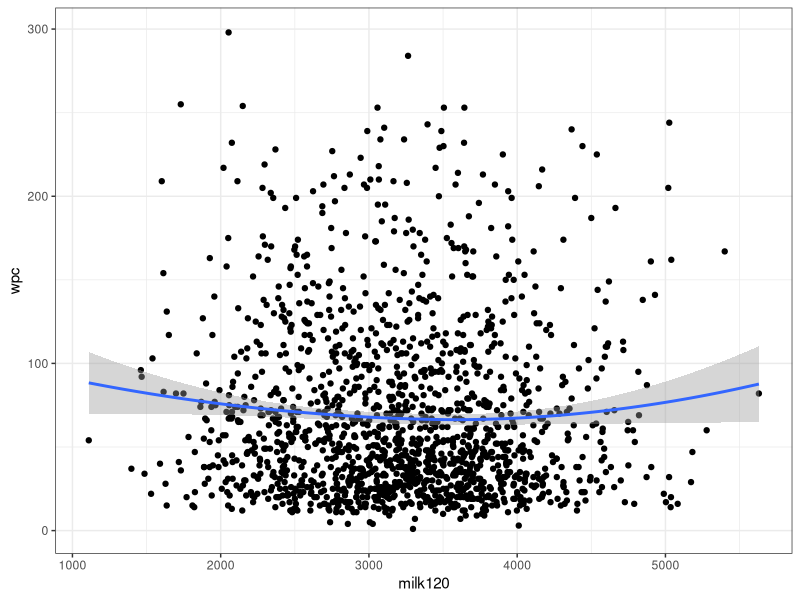
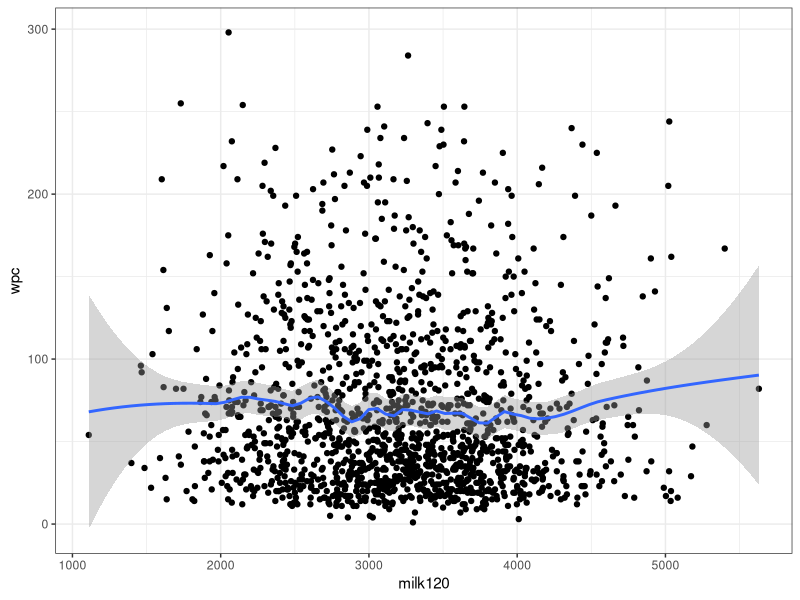
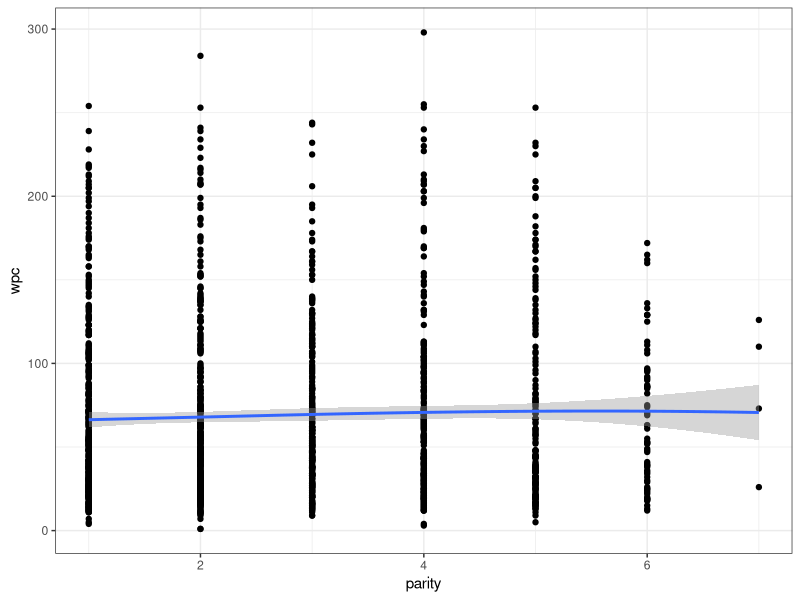

Source code (R) for these figures, in order:
## ---- chunk 1
# automatically create a bib database for R packages
knitr::write_bib(c(
  .packages(), 'bookdown', 'knitr', 'rmarkdown'
), 'packages.bib')
## ---- chunk 2
#Créer une table
Parite <- c("1ère lactation", "2ième lactation", "3ième ou plus")
Dystocie_0 <- c("  ","  ", "  ")
Dystocie_1 <- c("  ","  ", "  ")
dp_data <- data.frame(Parite, Dystocie_0, Dystocie_1)
## ---- chunk 3
library(knitr)
library(kableExtra)
kable(dp_data,  caption="Nombre moyen de jours jusqu’à la saillie fécondante pour chacune des catégories de parité et de dystocie")%>%
  kable_styling()
## ---- chunk 4
#Ouvrir le jeu de données
daisy2 <-read.csv(file="daisy2.csv", 
                  header=TRUE, 
                  sep=",")
#Sélectionner les 7 troupeaux
daisy2_mod<-subset(daisy2, 
                   h7==1)
## ---- chunk 5
library(ggplot2)
ggplot(daisy2_mod, 
       aes(milk120, wpc)
       ) + 
  geom_point() +  
  geom_smooth(method="loess", 
              span=2) + 
  theme_bw() 
## ---- chunk 6
ggplot(daisy2_mod, 
       aes(milk120, wpc)
       ) + 
  geom_point() +  
  geom_smooth(method="loess", 
              span=0.2) + 
  theme_bw() 
## ---- chunk 7
ggplot(daisy2_mod, 
       aes(parity, wpc)
       ) + 
  geom_point() +  
  geom_smooth(method="loess", 
              span=2) + 
  theme_bw() 
## ---- chunk 8
modele1<-lm(data=daisy2_mod, 
            wpc ~ (parity)
            ) 
modele1 
## ---- chunk 9
summary(modele1)
## ---- chunk 10
confint(modele1)
## ---- chunk 11
daisy2_mod$par_ct <- daisy2_mod$parity-1
modele2<-lm(data=daisy2_mod, 
            wpc ~ (par_ct)
            ) 
modele2
## ---- chunk 12
#Vérifions d'abord quelle est la moyenne de milk120
mean(daisy2_mod$milk120, 
     na.rm=TRUE)
## ---- chunk 13
#Nous créons ensuite la variable centrée sur 3225 et celle au carré
daisy2_mod$milk120_ct <- daisy2_mod$milk120-3225
daisy2_mod$milk120_ct_sq <-daisy2_mod$milk120_ct*daisy2_mod$milk120_ct
#Vérifions que ça a bien fonctionné
head(daisy2_mod)

## ---- chunk 14
#Vérifions le modèle avec les termes polynomiaux
modele3<-lm(data=daisy2_mod, 
            wpc ~ (milk120_ct+milk120_ct_sq)
            ) 
summary(modele3)
## ---- chunk 15
#Nous créons une variable milk120 à la puissance 3
daisy2_mod$milk120_ct_cu <-daisy2_mod$milk120_ct_sq*daisy2_mod$milk120_ct
#Nous l'ajoutons au modèle
modele4<-lm(data=daisy2_mod, 
            wpc ~ (milk120_ct+milk120_ct_sq+milk120_ct_cu)
            ) 
summary(modele4)
## ---- chunk 16
library(car)
vif(modele4)
## ---- chunk 17
modele_complet <- lm(data=daisy2_mod,
                     wpc ~ (par_ct+twin+dyst)
                     )
modele_reduit <- lm(data=daisy2_mod, 
                    wpc ~ (par_ct)
                    )
anova(modele_complet, 
      modele_reduit)
## ---- chunk 18
#Nous créons une variable parity catégorique:
daisy2_mod$par_cat <- cut(daisy2_mod$parity, 
                          breaks = c(0, 1, 2, Inf), 
                          labels = c("First", "Second", "Third or more")
                          )
#Nous fixons le niveau de référence et l'ajoutons au modèle
daisy2_mod<-within(daisy2_mod, 
                   par_cat <- relevel(par_cat, 
                                      ref="First")) #Sélection de la valeur de référence par_cat=1
modele5 <- lm(data=daisy2_mod, 
              wpc ~ (par_cat)
              )
summary(modele5)
## ---- chunk 19
library(emmeans)
contrast <- emmeans(modele5, 
                    "par_cat") #Ici nous créons un objet nommé contrast qui contient les éléments dont nous aurons besoin pour comparer les catégories de par_cat
pairs(contrast) #Nous demandons ensuite de comparer les différentes catégories. 
#Pour voir les intervalles de confiance, nous pourrons demander un confint() sur cette fonction pairs()
confint(pairs(contrast))
## ---- chunk 20
modele6 <- lm(data=daisy2_mod, 
              wpc ~ (par_cat*dyst)
              )
summary(modele6)
## ---- chunk 21
#Le modèle réduit sans les deux coefficients:
modele_red <- lm(data=daisy2_mod, 
                 wpc ~ (par_cat+dyst)
                 )
#La fonction anova() pour comparer les modèles:
anova(modele6, 
      modele_red)
## ---- chunk 22
#Créer une table
Parite <- c("1ère lactation", "2ième lactation", "3ième ou plus")
Dystocie_0 <- c("67.0 jours","67.0+0.4=67.4 jours", "67.0+2.6=69.6 jours")
Dystocie_1 <- c("67.0-0.5=66.5 jours","67.0+0.4-0.5-5.1=61.8 jours", "67.0+2.6-0.5+33.9=103.0 jours")
dp_data2 <- data.frame(Parite, Dystocie_0, Dystocie_1)
## ---- chunk 23
library(knitr)
library(kableExtra)
kable(dp_data2,  caption="Nombre moyen de jours jusqu’à la saillie fécondante pour chacune des catégories de parité et de dystocie")%>%
  kable_styling()
